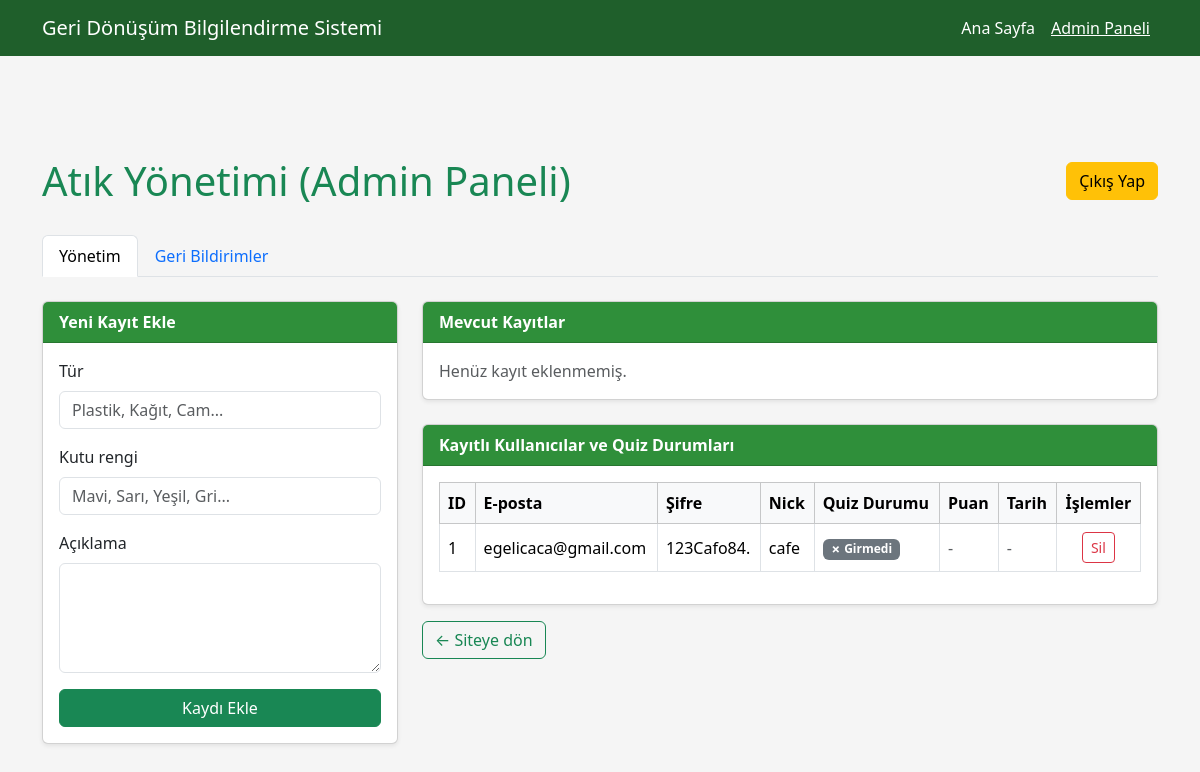
The app's page /gazozSeverim (signed in) with its own data.
### app.py (models this page shows, shortened)
class User(db.Model):
    id = db.Column(db.Integer, primary_key=True)
    email = db.Column(db.String(120), unique=True, nullable=False)
    password = db.Column(db.String(120), nullable=False)
    nickname = db.Column(db.String(80), nullable=False)

### app.py (the view, shortened to what this page needs)
@app.route("/gazozSeverim", methods=["GET", "POST"])
def admin():
    if not session.get("admin_logged_in"):
        return render_template("admin.html", show_password_form=True)
    atiklar = Atik.query.all()
    users = User.query.all()
    feedbacks = Feedback.query.order_by(Feedback.id.desc()).all()
    user_quiz_data = []
    for user in users:
        quiz_result = QuizResult.query.filter_by(user_email=user.email).first()
        game_result = GameResult.query.filter_by(user_email=user.email).first()
        has_participated = quiz_result is not None or game_result is not None
        user_quiz_data.append({
            'user': user,
            'has_taken_quiz': has_participated,
            'quiz_score': f"{quiz_result.score}/{quiz_result.total}" if quiz_result else (f"{game_result.score} puan" if game_result else None),
            'quiz_percentage': round((quiz_result.score / quiz_result.total) * 100) if quiz_result else None,
            'quiz_date': quiz_result.timestamp if quiz_result else (game_result.timestamp if game_result else None)
        })
    return render_template("admin.html", show_password_form=False, atiklar=atiklar, user_quiz_data=user_quiz_data, feedbacks=feedbacks)

### templates/admin.html (shortened to what this page needs)
<!DOCTYPE html>
<html lang="tr">
<head>
    <link
        href="https://cdn.jsdelivr.net/npm/bootstrap@5.3.3/dist/css/bootstrap.min.css"
        rel="stylesheet"
    >
</head>
<body>
<div class="top-banner">
</div>
<nav class="navbar navbar-expand-lg navbar-custom fixed-top">
    <div class="container">
        <a class="navbar-brand" href="{{ url_for('index') }}">Geri Dönüşüm Bilgilendirme Sistemi</a>
        <div class="collapse navbar-collapse" id="navAdmin">
            <ul class="navbar-nav ms-auto">
                <li class="nav-item">
                    <a class="nav-link" href="{{ url_for('index') }}">Ana Sayfa</a>
                </li>
                <li class="nav-item">
                    <a class="nav-link active" aria-current="page" href="{{ url_for('admin') }}">Admin Paneli</a>
                </li>
            </ul>
        </div>
    </div>
</nav>
<div class="container page-title">
    {% if show_password_form %}
    <div class="row justify-content-center mb-5">
        <div class="col-md-6">
            <div class="card shadow-lg">
                <div class="card-header bg-danger text-white">
                    <h5 class="mb-0">Admin Paneli - Şifre Gerekli</h5>
                </div>
                <div class="card-body">
                    <p class="text-muted">Lütfen admin paneline erişmek için şifreyi giriniz.</p>
                    {% if error %}
                    <div class="alert alert-danger">{{ error }}</div>
                    {% endif %}
                    <form method="post">
                        <div class="mb-3">
                            <label class="form-label">Şifre:</label>
                            <input type="password" name="password" class="form-control" required autofocus>
                        </div>
                        <button type="submit" class="btn btn-danger w-100">Giriş Yap</button>
                    </form>
                </div>
            </div>
        </div>
    </div>
    {% else %}
    <div style="display: flex; justify-content: space-between; align-items: center; margin-bottom: 30px;">
        <h1 class="mb-0 text-success">Atık Yönetimi (Admin Paneli)</h1>
        <a href="{{ url_for('logout') }}" class="btn btn-warning">Çıkış Yap</a>
    </div>
    <ul class="nav nav-tabs mb-4" id="adminTabs" role="tablist">
        <li class="nav-item" role="presentation">
            <button class="nav-link active" id="atik-tab" data-bs-toggle="tab" data-bs-target="#atik-content" type="button" role="tab">Yönetim</button>
        </li>
        <li class="nav-item" role="presentation">
            <button class="nav-link" id="feedback-tab" data-bs-toggle="tab" data-bs-target="#feedback-content" type="button" role="tab">Geri Bildirimler</button>
        </li>
    </ul>
    <div class="tab-content" id="adminTabContent">
    <div class="tab-pane fade show active" id="atik-content" role="tabpanel">
    <div class="row g-4">
        <div class="col-lg-4">
            <div class="card shadow-sm">
                <div class="card-header">
                    Yeni Kayıt Ekle
                </div>
                <div class="card-body">
                    <form action="{{ url_for('ekle') }}" method="post">
                        <div class="mb-3">
                            <label class="form-label">Tür</label>
                            <input type="text" class="form-control" name="tur"
                                   placeholder="Plastik, Kağıt, Cam..." required>
                        </div>
                        <div class="mb-3">
                            <label class="form-label">Kutu rengi</label>
                            <input type="text" class="form-control" name="kutu_rengi"
                                   placeholder="Mavi, Sarı, Yeşil, Gri..." required>
                        </div>
                        <div class="mb-3">
                            <label class="form-label">Açıklama</label>
                            <textarea class="form-control" name="aciklama" rows="4" required></textarea>
                        </div>
                        <button type="submit" class="btn btn-success w-100">Kaydı Ekle</button>
                    </form>
                </div>
            </div>
        </div>
        <div class="col-lg-8">
            <div class="card shadow-sm">
                <div class="card-header">
                    Mevcut Kayıtlar
                </div>
                <div class="card-body">
                    {% if atiklar %}
                        <div class="table-responsive">
                            <table class="table table-bordered align-middle">
                                <thead class="table-light">
                                <tr>
                                    <th>ID</th>
                                    <th>Tür</th>
                                    <th>Kutu</th>
                                    <th>Açıklama</th>
                                    <th class="text-center">İşlemler</th>
                                </tr>
                                </thead>
                                <tbody>
                                {% for atik in atiklar %}
                                    <tr>
                                        <td>{{ atik.id }}</td>
                                        <td>{{ atik.tur }}</td>
                                        <td>
                                            {% set renk = atik.kutu_rengi|lower %}
                                            {% if 'kağıt' in atik.tur|lower %}
                                                <span class="badge badge-kagit">Mavi</span>
                                            {% elif 'plastik' in atik.tur|lower %}
                                                <span class="badge badge-plastik">Sarı</span>
                                            {% elif 'cam' in atik.tur|lower %}
                                                <span class="badge badge-cam">Yeşil</span>
                                            {% elif 'metal' in atik.tur|lower %}
                                                <span class="badge badge-metal">Gri</span>
                                            {% else %}
                                                <span class="badge bg-secondary">{{ atik.kutu_rengi }}</span>
                                            {% endif %}
                                        </td>
                                        <td style="max-width: 260px;">{{ atik.aciklama }}</td>
                                        <td class="text-center">
                                            <a href="{{ url_for('guncelle_sayfa', atik_id=atik.id) }}"
                                               class="btn btn-sm btn-outline-primary me-1">Güncelle</a>
                                            <a href="{{ url_for('sil', atik_id=atik.id) }}"
                                               class="btn btn-sm btn-outline-danger"
                                               onclick="return confirm('Bu kaydı silmek istediğine emin misin?');">
                                                Sil
                                            </a>
                                        </td>
                                    </tr>
                                {% endfor %}
                                </tbody>
                            </table>
                        </div>
                    {% else %}
                        <p class="text-muted mb-0">Henüz kayıt eklenmemiş.</p>
                    {% endif %}
                </div>
            </div>
            <div class="card shadow-sm mt-4">
                <div class="card-header">
                    Kayıtlı Kullanıcılar ve Quiz Durumları
                </div>
                <div class="card-body">
                    {% if user_quiz_data %}
                        <div class="table-responsive">
                            <table class="table table-bordered align-middle">
                                <thead class="table-light">
                                <tr>
                                    <th>ID</th>
                                    <th>E-posta</th>
                                    <th>Şifre</th>
                                    <th>Nick</th>
                                    <th>Quiz Durumu</th>
                                    <th>Puan</th>
                                    <th>Tarih</th>
                                    <th class="text-center">İşlemler</th>
                                </tr>
                                </thead>
                                <tbody>
                                {% for data in user_quiz_data %}
                                    <tr>
                                        <td>{{ data.user.id }}</td>
                                        <td>{{ data.user.email }}</td>
                                        <td>{{ data.user.password }}</td>
                                        <td>{{ data.user.nickname }}</td>
                                        <td>
                                            {% if data.has_taken_quiz %}
                                                <span class="badge bg-success">✓ Girdi</span>
                                            {% else %}
                                                <span class="badge bg-secondary">✗ Girmedi</span>
                                            {% endif %}
                                        </td>
                                        <td>
                                            {% if data.has_taken_quiz %}
                                                <strong>{{ data.quiz_score }}</strong>
                                                <span class="text-muted">({{ data.quiz_percentage }}%)</span>
                                            {% else %}
                                                <span class="text-muted">-</span>
                                            {% endif %}
                                        </td>
                                        <td>
                                            {% if data.quiz_date %}
                                                <small>{{ data.quiz_date }}</small>
                                            {% else %}
                                                <span class="text-muted">-</span>
                                            {% endif %}
                                        </td>
                                        <td class="text-center">
                                            <a href="{{ url_for('sil_kullanici', user_id=data.user.id) }}"
                                               class="btn btn-sm btn-outline-danger"
                                               onclick="return confirm('Bu kullanıcıyı silmek istediğinize emin misiniz?');">
                                                Sil
                                            </a>
                                        </td>
                                    </tr>
                                {% endfor %}
                                </tbody>
                            </table>
                        </div>
                    {% else %}
                        <p class="text-muted mb-0">Henüz kullanıcı kaydı yok.</p>
                    {% endif %}
                </div>
            </div>
            <div class="mt-3">
                <a href="{{ url_for('index') }}" class="btn btn-outline-success">
                    ← Siteye dön
                </a>
            </div>
        </div>
    </div>
    </div>
    </div>
    {% endif %}
</div>
</body>
</html>

### templates/admin.html (style rules this page uses)
body { background-color: #f5f5f5; }
.top-banner { background-color: #2f8f3a; color: #fff; padding: 8px 0; font-size: 14px; text-align: center; }
.navbar-custom { background-color: #1f5f2b; }
.navbar-custom .nav-link, .navbar-custom .navbar-brand { color: #fff !important; font-weight: 500; }
.navbar-custom .nav-link.active { text-decoration: underline; }
.page-title { margin-top: 120px; }
.card-header { background-color: #2f8f3a; color: #fff; font-weight: 600; }

### records on screen
User: user.id "1", user.email "egelicaca@gmail.com", user.password "123Cafo84.", user.nickname "cafe"
